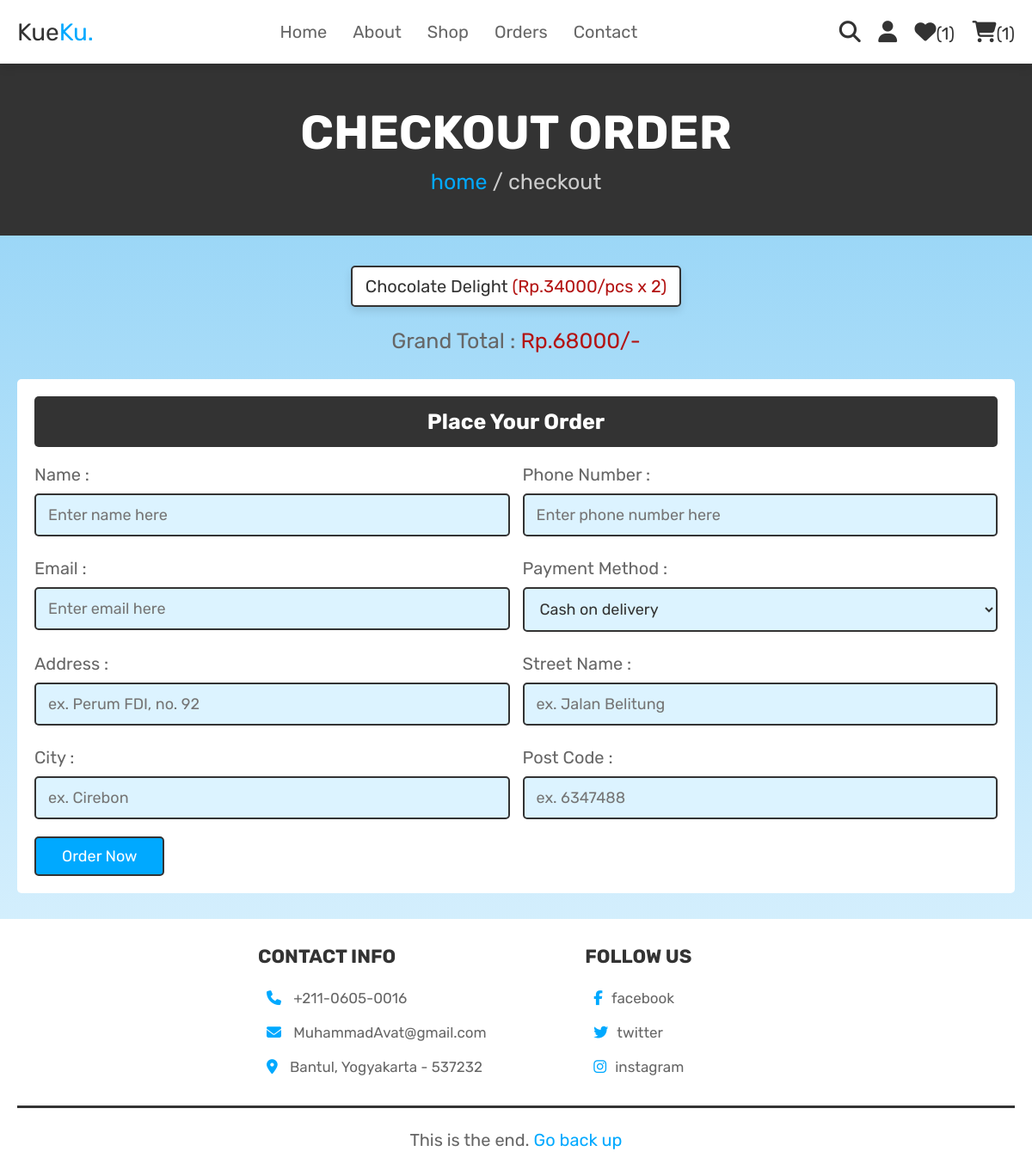
/checkout.php (signed in), run on the app's committed database.
### tables this page shows
CREATE TABLE `cart` (
  `id` int(100) NOT NULL,
  `user_id` int(100) NOT NULL,
  `pid` int(100) NOT NULL,
  `name` varchar(100) NOT NULL,
  `price` int(100) NOT NULL,
  `quantity` int(100) NOT NULL,
  `image` varchar(100) NOT NULL
);

### checkout.php (the view, shortened to what this page needs)
<?php
@include 'config.php';
$user_id = $_SESSION['user_id'];
?>
<!DOCTYPE html>
<html lang="en">
<head>
   <link rel="stylesheet" href="https://cdnjs.cloudflare.com/ajax/libs/font-awesome/6.5.1/css/all.min.css">
   <link rel="stylesheet" href="css/style.css">
</head>
<body>
<?php @include 'header.php'; ?>
<section class="heading">
    <h3>checkout order</h3>
    <p> <a href="home.php">home</a> / checkout </p>
</section>
<section class="display-order">
    <?php
        $grand_total = 0;
        $select_cart = mysqli_query($conn, "SELECT * FROM `cart` WHERE user_id = '$user_id'") or die('query failed');
        if(mysqli_num_rows($select_cart) > 0){
            while($fetch_cart = mysqli_fetch_assoc($select_cart)){
            $total_price = ($fetch_cart['price'] * $fetch_cart['quantity']);
            $grand_total += $total_price;
    ?>
    <p> <?php echo $fetch_cart['name'] ?> <span>(<?php echo 'Rp.'.$fetch_cart['price'].'/pcs'.' x '.$fetch_cart['quantity']  ?>)</span> </p>
    <?php
        }
        }else{
            echo '<p class="empty">your cart is empty</p>';
        }
    ?>
    <div class="grand-total">Grand Total : <span>Rp.<?php echo $grand_total; ?>/-</span></div>
</section>
<section class="checkout">
    <form action="" method="POST">
        <h3>place your order</h3>
        <div class="flex">
            <div class="inputBox">
                <span>Name :</span>
                <input type="text" name="name" placeholder="Enter name here">
            </div>
            <div class="inputBox">
                <span>Phone Number :</span>
                <input type="number" name="number" min="0" placeholder="Enter phone number here">
            </div>
            <div class="inputBox">
                <span>Email :</span>
                <input type="email" name="email" placeholder="Enter email here">
            </div>
            <div class="inputBox">
                <span>Payment Method :</span>
                <select name="method">
                    <option value="Cash on delivery">Cash on delivery</option>
                </select>
            </div>
            <div class="inputBox">
                <span>Address :</span>
                <input type="text" name="flat" placeholder="ex. Perum FDI, no. 92">
            </div>
            <div class="inputBox">
                <span>Street Name :</span>
                <input type="text" name="street" placeholder="ex. Jalan Belitung">
            </div>
            <div class="inputBox">
                <span>City :</span>
                <input type="text" name="city" placeholder="ex. Cirebon">
            </div>
            <div class="inputBox">
                <span>Post Code :</span>
                <input type="number" min="0" name="pin_code" placeholder="ex. 6347488">
            </div>
        </div>
        <input type="submit" name="order" value="order now" class="btn">
    </form>
</section>
<?php @include 'footer.php'; ?>
</body>
</html>

### css/style.css (style rules this page uses)
:root { --dark-blue: #0066d3; --blue:#00a9ff; --light-blue: #a0e9ff; --red:#b31312; --orange:#ea906c; --black:#333; --white:#fff; --light-color:#666; --light-white:#ccc; --bg1: #e8f7ff; --bg2: #89cff5; --light-bg:#dcf3ff; --border:.3rem solid var(--black); --border2:.2rem solid var(--black); --box-shadow:0 .5rem 1rem rgba(0,0,0,.1); }
* { font-family: 'Rubik', sans-serif; margin:0; padding:0; box-sizing: border-box; outline: none; border:none; text-decoration: none; transition:all .2s linear; }
html { font-size: 62.5%; overflow-x: hidden; scroll-behavior: smooth; scroll-padding-top: 6.5rem; }
body { background: linear-gradient(0deg, var(--bg1), var(--bg2)); }
section { padding:3rem 2rem; }
.btn, .delete-btn, .option-btn { display: inline-block; border-radius: .5rem; margin-top: 1rem; font-size: 1.8rem; color:var(--white); cursor: pointer; padding:1rem 3rem; text-transform: capitalize; }
.btn { background-color: var(--blue); border: var(--border2); }
.heading { display: flex; flex-flow: column; align-items: center; justify-content: center; gap:1rem; background-color: var(--black); text-align: center; min-height: 25vh; }
.heading h3 { font-size: 5.5rem; color:var(--white); text-transform: uppercase; }
.heading p { font-size: 2.5rem; color:var(--light-white); }
.heading p a { color:var(--blue); }
.display-order { max-width: 1200px; margin:0 auto; text-align: center; padding-bottom: 0; }
.display-order p { display: inline-block; border-radius: .5rem; font-size: 2rem; color:var(--black); padding:1rem 1.5rem; margin:.5rem; background-color: var(--white); box-shadow: var(--box-shadow); border:var(--border2); }
.display-order p span { color:var(--red); }
.display-order .grand-total { margin-top: 2rem; font-size: 2.5rem; color:var(--light-color); }
.display-order .grand-total span { color:var(--red); }
.checkout form { background-color: var(--white); border: 0; max-width: 1200px; margin:0 auto; border-radius: .5rem; padding:2rem; box-shadow: var(--border); }
.checkout form h3 { padding:1.5rem; font-size: 2.5rem; margin-bottom: 2rem; background-color: var(--black); color:var(--white); border-radius: .5rem; text-align: center; text-transform: capitalize; }
.checkout form .flex { display: flex; flex-wrap: wrap; gap:1.5rem; }
.checkout form .flex .inputBox { flex:1 1 40rem; }
.checkout form .flex .inputBox input, .checkout form .flex .inputBox select { margin:1rem 0; width: 100%; background-color: var(--light-bg); padding:1.2rem 1.4rem; border:var(--border2); font-size: 1.8rem; color:var(--black); border-radius: .5rem; }
.checkout form .flex .inputBox span { font-size: 2rem; color:var(--light-color); }

### data on the page
cart: name "Chocolate Delight", price "34000", quantity "2"

### other printed values
$wishlist_num_rows "1"
$cart_num_rows "1"
$grand_total "68000"
